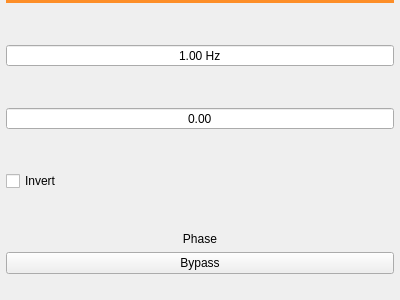
<?xml version="1.0" encoding="UTF-8"?>
<ui version="4.0">
 <class>QPhase</class>
 <widget class="QWidget" name="QPhase">
  <property name="geometry">
   <rect>
    <x>0</x>
    <y>0</y>
    <width>400</width>
    <height>300</height>
   </rect>
  </property>
  <property name="windowTitle">
   <string>Form</string>
  </property>
  <layout class="QVBoxLayout" name="verticalLayout">
   <property name="leftMargin">
    <number>6</number>
   </property>
   <property name="topMargin">
    <number>0</number>
   </property>
   <property name="rightMargin">
    <number>6</number>
   </property>
   <property name="bottomMargin">
    <number>6</number>
   </property>
   <item>
    <widget class="Line" name="line">
     <property name="styleSheet">
      <string notr="true">color: #FD8E28;</string>
     </property>
     <property name="frameShadow">
      <enum>QFrame::Plain</enum>
     </property>
     <property name="lineWidth">
      <number>4</number>
     </property>
     <property name="orientation">
      <enum>Qt::Horizontal</enum>
     </property>
    </widget>
   </item>
   <item>
    <spacer name="verticalSpacer_3">
     <property name="orientation">
      <enum>Qt::Vertical</enum>
     </property>
     <property name="sizeHint" stdset="0">
      <size>
       <width>20</width>
       <height>40</height>
      </size>
     </property>
    </spacer>
   </item>
   <item>
    <widget class="QDoubleSpinBox" name="doubleSpinBoxFc">
     <property name="alignment">
      <set>Qt::AlignCenter</set>
     </property>
     <property name="buttonSymbols">
      <enum>QAbstractSpinBox::NoButtons</enum>
     </property>
     <property name="suffix">
      <string> Hz</string>
     </property>
     <property name="minimum">
      <double>1.000000000000000</double>
     </property>
     <property name="maximum">
      <double>20000.000000000000000</double>
     </property>
    </widget>
   </item>
   <item>
    <spacer name="verticalSpacer_2">
     <property name="orientation">
      <enum>Qt::Vertical</enum>
     </property>
     <property name="sizeHint" stdset="0">
      <size>
       <width>20</width>
       <height>40</height>
      </size>
     </property>
    </spacer>
   </item>
   <item>
    <widget class="QDoubleSpinBox" name="doubleSpinBoxQ">
     <property name="alignment">
      <set>Qt::AlignCenter</set>
     </property>
     <property name="buttonSymbols">
      <enum>QAbstractSpinBox::NoButtons</enum>
     </property>
    </widget>
   </item>
   <item>
    <spacer name="verticalSpacer_4">
     <property name="orientation">
      <enum>Qt::Vertical</enum>
     </property>
     <property name="sizeHint" stdset="0">
      <size>
       <width>20</width>
       <height>40</height>
      </size>
     </property>
    </spacer>
   </item>
   <item>
    <widget class="QCheckBox" name="checkBoxInvert">
     <property name="text">
      <string>Invert</string>
     </property>
    </widget>
   </item>
   <item>
    <spacer name="verticalSpacer">
     <property name="orientation">
      <enum>Qt::Vertical</enum>
     </property>
     <property name="sizeHint" stdset="0">
      <size>
       <width>20</width>
       <height>40</height>
      </size>
     </property>
    </spacer>
   </item>
   <item>
    <widget class="QLabel" name="label">
     <property name="text">
      <string notr="true">Phase</string>
     </property>
     <property name="alignment">
      <set>Qt::AlignCenter</set>
     </property>
    </widget>
   </item>
   <item>
    <widget class="QPushButton" name="pushButtonBypass">
     <property name="text">
      <string notr="true">Bypass</string>
     </property>
     <property name="checkable">
      <bool>true</bool>
     </property>
    </widget>
   </item>
   <item>
    <spacer name="verticalSpacer_5">
     <property name="orientation">
      <enum>Qt::Vertical</enum>
     </property>
     <property name="sizeType">
      <enum>QSizePolicy::Fixed</enum>
     </property>
     <property name="sizeHint" stdset="0">
      <size>
       <width>20</width>
       <height>20</height>
      </size>
     </property>
    </spacer>
   </item>
  </layout>
 </widget>
 <resources/>
 <connections/>
</ui>
